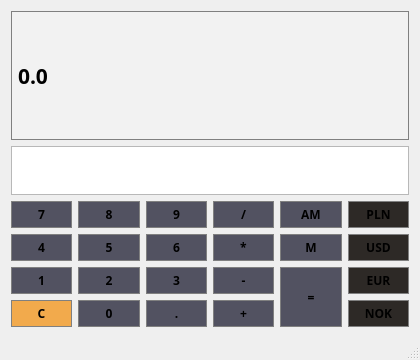
<?xml version="1.0" encoding="UTF-8"?>
<ui version="4.0">
 <class>Calculator</class>
 <widget class="QMainWindow" name="Calculator">
  <property name="geometry">
   <rect>
    <x>0</x>
    <y>0</y>
    <width>420</width>
    <height>360</height>
   </rect>
  </property>
  <property name="windowTitle">
   <string>Calculator</string>
  </property>
  <property name="styleSheet">
   <string notr="true">centralWidget 
{
	background-color: #777788;
}

QPushButton
{
	background-color : #ccccff;
	border : 1px solid grey;
	padding : 4px;
}

QPushButton
{
	background-color :#b3ffff;
	border : 1px solid grey;
	padding : 4px;
}</string>
  </property>
  <widget class="QWidget" name="centralWidget">
   <property name="styleSheet">
    <string notr="true"/>
   </property>
   <layout class="QGridLayout" name="gridLayout_2">
    <item row="4" column="1">
     <widget class="QPushButton" name="Button5">
      <property name="sizePolicy">
       <sizepolicy hsizetype="Preferred" vsizetype="Preferred">
        <horstretch>0</horstretch>
        <verstretch>0</verstretch>
       </sizepolicy>
      </property>
      <property name="font">
       <font>
        <family>Play</family>
        <weight>75</weight>
        <bold>true</bold>
       </font>
      </property>
      <property name="styleSheet">
       <string notr="true">QPushButton {
	background: #525261;
}</string>
      </property>
      <property name="text">
       <string>5</string>
      </property>
     </widget>
    </item>
    <item row="4" column="2">
     <widget class="QPushButton" name="Button6">
      <property name="sizePolicy">
       <sizepolicy hsizetype="Preferred" vsizetype="Preferred">
        <horstretch>0</horstretch>
        <verstretch>0</verstretch>
       </sizepolicy>
      </property>
      <property name="font">
       <font>
        <family>Play</family>
        <weight>75</weight>
        <bold>true</bold>
       </font>
      </property>
      <property name="styleSheet">
       <string notr="true">QPushButton {
	background: #525261;
}</string>
      </property>
      <property name="text">
       <string>6</string>
      </property>
     </widget>
    </item>
    <item row="4" column="3">
     <widget class="QPushButton" name="ButtonMulti">
      <property name="sizePolicy">
       <sizepolicy hsizetype="Preferred" vsizetype="Preferred">
        <horstretch>0</horstretch>
        <verstretch>0</verstretch>
       </sizepolicy>
      </property>
      <property name="font">
       <font>
        <family>Play</family>
        <weight>75</weight>
        <bold>true</bold>
       </font>
      </property>
      <property name="styleSheet">
       <string notr="true">QPushButton {
	background: #525261;
}</string>
      </property>
      <property name="text">
       <string>*</string>
      </property>
     </widget>
    </item>
    <item row="5" column="3">
     <widget class="QPushButton" name="ButtonMinus">
      <property name="sizePolicy">
       <sizepolicy hsizetype="Preferred" vsizetype="Preferred">
        <horstretch>0</horstretch>
        <verstretch>0</verstretch>
       </sizepolicy>
      </property>
      <property name="font">
       <font>
        <family>Play</family>
        <weight>75</weight>
        <bold>true</bold>
       </font>
      </property>
      <property name="styleSheet">
       <string notr="true">QPushButton {
	background: #525261;
}</string>
      </property>
      <property name="text">
       <string>-</string>
      </property>
     </widget>
    </item>
    <item row="5" column="2">
     <widget class="QPushButton" name="Button3">
      <property name="sizePolicy">
       <sizepolicy hsizetype="Preferred" vsizetype="Preferred">
        <horstretch>0</horstretch>
        <verstretch>0</verstretch>
       </sizepolicy>
      </property>
      <property name="font">
       <font>
        <family>Play</family>
        <weight>75</weight>
        <bold>true</bold>
       </font>
      </property>
      <property name="styleSheet">
       <string notr="true">QPushButton {
	background: #525261;
}</string>
      </property>
      <property name="text">
       <string>3</string>
      </property>
     </widget>
    </item>
    <item row="3" column="2">
     <widget class="QPushButton" name="Button9">
      <property name="sizePolicy">
       <sizepolicy hsizetype="Preferred" vsizetype="Preferred">
        <horstretch>0</horstretch>
        <verstretch>0</verstretch>
       </sizepolicy>
      </property>
      <property name="font">
       <font>
        <family>Play</family>
        <weight>75</weight>
        <bold>true</bold>
       </font>
      </property>
      <property name="styleSheet">
       <string notr="true">QPushButton {
	background: #525261;
}</string>
      </property>
      <property name="text">
       <string>9</string>
      </property>
     </widget>
    </item>
    <item row="3" column="1">
     <widget class="QPushButton" name="Button8">
      <property name="sizePolicy">
       <sizepolicy hsizetype="Preferred" vsizetype="Preferred">
        <horstretch>0</horstretch>
        <verstretch>0</verstretch>
       </sizepolicy>
      </property>
      <property name="font">
       <font>
        <family>Play</family>
        <weight>75</weight>
        <bold>true</bold>
       </font>
      </property>
      <property name="styleSheet">
       <string notr="true">QPushButton {
	background: #525261;
}</string>
      </property>
      <property name="text">
       <string>8</string>
      </property>
     </widget>
    </item>
    <item row="4" column="0">
     <widget class="QPushButton" name="Button4">
      <property name="sizePolicy">
       <sizepolicy hsizetype="Preferred" vsizetype="Preferred">
        <horstretch>0</horstretch>
        <verstretch>0</verstretch>
       </sizepolicy>
      </property>
      <property name="font">
       <font>
        <family>Play</family>
        <weight>75</weight>
        <bold>true</bold>
       </font>
      </property>
      <property name="styleSheet">
       <string notr="true">QPushButton {
	background: #525261;
}</string>
      </property>
      <property name="text">
       <string>4</string>
      </property>
     </widget>
    </item>
    <item row="1" column="0" colspan="6">
     <widget class="QLineEdit" name="Display">
      <property name="enabled">
       <bool>true</bool>
      </property>
      <property name="sizePolicy">
       <sizepolicy hsizetype="Preferred" vsizetype="Expanding">
        <horstretch>0</horstretch>
        <verstretch>0</verstretch>
       </sizepolicy>
      </property>
      <property name="minimumSize">
       <size>
        <width>248</width>
        <height>0</height>
       </size>
      </property>
      <property name="font">
       <font>
        <family>STIXIntegralsD</family>
        <pointsize>16</pointsize>
        <weight>75</weight>
        <bold>true</bold>
       </font>
      </property>
      <property name="contextMenuPolicy">
       <enum>Qt::NoContextMenu</enum>
      </property>
      <property name="acceptDrops">
       <bool>true</bool>
      </property>
      <property name="layoutDirection">
       <enum>Qt::LeftToRight</enum>
      </property>
      <property name="autoFillBackground">
       <bool>false</bool>
      </property>
      <property name="styleSheet">
       <string notr="true">QLineEdit
{
	background-color : #f2f2f2;
	border : 1px solid grey;
	text-align : right;
	padding : 4px;
}

</string>
      </property>
      <property name="text">
       <string>0.0</string>
      </property>
      <property name="maxLength">
       <number>32764</number>
      </property>
      <property name="frame">
       <bool>true</bool>
      </property>
      <property name="readOnly">
       <bool>false</bool>
      </property>
     </widget>
    </item>
    <item row="3" column="0">
     <widget class="QPushButton" name="Button7">
      <property name="sizePolicy">
       <sizepolicy hsizetype="Preferred" vsizetype="Preferred">
        <horstretch>0</horstretch>
        <verstretch>0</verstretch>
       </sizepolicy>
      </property>
      <property name="font">
       <font>
        <family>Play</family>
        <weight>75</weight>
        <bold>true</bold>
       </font>
      </property>
      <property name="styleSheet">
       <string notr="true">QPushButton {
	background: #525261;
}</string>
      </property>
      <property name="text">
       <string>7</string>
      </property>
     </widget>
    </item>
    <item row="3" column="3">
     <widget class="QPushButton" name="ButtonDiv">
      <property name="sizePolicy">
       <sizepolicy hsizetype="Preferred" vsizetype="Preferred">
        <horstretch>0</horstretch>
        <verstretch>0</verstretch>
       </sizepolicy>
      </property>
      <property name="font">
       <font>
        <family>Play</family>
        <weight>75</weight>
        <bold>true</bold>
       </font>
      </property>
      <property name="styleSheet">
       <string notr="true">QPushButton {
	background: #525261;
}</string>
      </property>
      <property name="text">
       <string>/</string>
      </property>
     </widget>
    </item>
    <item row="5" column="1">
     <widget class="QPushButton" name="Button2">
      <property name="sizePolicy">
       <sizepolicy hsizetype="Preferred" vsizetype="Preferred">
        <horstretch>0</horstretch>
        <verstretch>0</verstretch>
       </sizepolicy>
      </property>
      <property name="font">
       <font>
        <family>Play</family>
        <weight>75</weight>
        <bold>true</bold>
       </font>
      </property>
      <property name="styleSheet">
       <string notr="true">QPushButton {
	background: #525261;
}</string>
      </property>
      <property name="text">
       <string>2</string>
      </property>
     </widget>
    </item>
    <item row="5" column="0">
     <widget class="QPushButton" name="Button1">
      <property name="sizePolicy">
       <sizepolicy hsizetype="Preferred" vsizetype="Preferred">
        <horstretch>0</horstretch>
        <verstretch>0</verstretch>
       </sizepolicy>
      </property>
      <property name="font">
       <font>
        <family>Play</family>
        <weight>75</weight>
        <bold>true</bold>
       </font>
      </property>
      <property name="styleSheet">
       <string notr="true">QPushButton {
	background: #525261;
}</string>
      </property>
      <property name="text">
       <string>1</string>
      </property>
     </widget>
    </item>
    <item row="6" column="5">
     <widget class="QPushButton" name="ButtonNOK">
      <property name="sizePolicy">
       <sizepolicy hsizetype="Preferred" vsizetype="Preferred">
        <horstretch>0</horstretch>
        <verstretch>0</verstretch>
       </sizepolicy>
      </property>
      <property name="font">
       <font>
        <family>Play</family>
        <weight>75</weight>
        <bold>true</bold>
       </font>
      </property>
      <property name="styleSheet">
       <string notr="true">QPushButton
{
background-color: #2D2926;
}</string>
      </property>
      <property name="text">
       <string>NOK</string>
      </property>
     </widget>
    </item>
    <item row="2" column="0" colspan="6">
     <widget class="QTextEdit" name="SDisplay">
      <property name="maximumSize">
       <size>
        <width>16777215</width>
        <height>49</height>
       </size>
      </property>
     </widget>
    </item>
    <item row="6" column="3">
     <widget class="QPushButton" name="ButtonPlus">
      <property name="sizePolicy">
       <sizepolicy hsizetype="Preferred" vsizetype="Preferred">
        <horstretch>0</horstretch>
        <verstretch>0</verstretch>
       </sizepolicy>
      </property>
      <property name="font">
       <font>
        <family>Play</family>
        <weight>75</weight>
        <bold>true</bold>
       </font>
      </property>
      <property name="styleSheet">
       <string notr="true">QPushButton {
	background: #525261;
}</string>
      </property>
      <property name="text">
       <string>+</string>
      </property>
     </widget>
    </item>
    <item row="6" column="1">
     <widget class="QPushButton" name="Button0">
      <property name="sizePolicy">
       <sizepolicy hsizetype="Preferred" vsizetype="Preferred">
        <horstretch>0</horstretch>
        <verstretch>0</verstretch>
       </sizepolicy>
      </property>
      <property name="font">
       <font>
        <family>Play</family>
        <weight>75</weight>
        <bold>true</bold>
       </font>
      </property>
      <property name="styleSheet">
       <string notr="true">QPushButton {
	background: #525261;
}</string>
      </property>
      <property name="text">
       <string>0</string>
      </property>
     </widget>
    </item>
    <item row="5" column="5">
     <widget class="QPushButton" name="ButtonEUR">
      <property name="sizePolicy">
       <sizepolicy hsizetype="Preferred" vsizetype="Preferred">
        <horstretch>0</horstretch>
        <verstretch>0</verstretch>
       </sizepolicy>
      </property>
      <property name="font">
       <font>
        <family>Play</family>
        <weight>75</weight>
        <bold>true</bold>
       </font>
      </property>
      <property name="styleSheet">
       <string notr="true">QPushButton
{
background-color: #2D2926;
}</string>
      </property>
      <property name="text">
       <string>EUR</string>
      </property>
     </widget>
    </item>
    <item row="4" column="5">
     <widget class="QPushButton" name="ButtonUSD">
      <property name="sizePolicy">
       <sizepolicy hsizetype="Preferred" vsizetype="Preferred">
        <horstretch>0</horstretch>
        <verstretch>0</verstretch>
       </sizepolicy>
      </property>
      <property name="font">
       <font>
        <family>Play</family>
        <weight>75</weight>
        <bold>true</bold>
       </font>
      </property>
      <property name="styleSheet">
       <string notr="true">QPushButton
{
background-color: #2D2926;
}</string>
      </property>
      <property name="text">
       <string>USD</string>
      </property>
     </widget>
    </item>
    <item row="3" column="5">
     <widget class="QPushButton" name="ButtonPLN">
      <property name="sizePolicy">
       <sizepolicy hsizetype="Preferred" vsizetype="Preferred">
        <horstretch>0</horstretch>
        <verstretch>0</verstretch>
       </sizepolicy>
      </property>
      <property name="font">
       <font>
        <family>Play</family>
        <weight>75</weight>
        <bold>true</bold>
       </font>
      </property>
      <property name="autoFillBackground">
       <bool>false</bool>
      </property>
      <property name="styleSheet">
       <string notr="true">QPushButton
{
background-color: #2D2926;
}</string>
      </property>
      <property name="text">
       <string>PLN</string>
      </property>
     </widget>
    </item>
    <item row="6" column="2">
     <widget class="QPushButton" name="ButtonDot">
      <property name="sizePolicy">
       <sizepolicy hsizetype="Preferred" vsizetype="Preferred">
        <horstretch>0</horstretch>
        <verstretch>0</verstretch>
       </sizepolicy>
      </property>
      <property name="font">
       <font>
        <family>Play</family>
        <weight>75</weight>
        <bold>true</bold>
       </font>
      </property>
      <property name="styleSheet">
       <string notr="true">QPushButton {
	background: #525261;
}</string>
      </property>
      <property name="text">
       <string>.</string>
      </property>
     </widget>
    </item>
    <item row="6" column="0">
     <widget class="QPushButton" name="ButtonC">
      <property name="sizePolicy">
       <sizepolicy hsizetype="Preferred" vsizetype="Preferred">
        <horstretch>0</horstretch>
        <verstretch>0</verstretch>
       </sizepolicy>
      </property>
      <property name="font">
       <font>
        <family>Play</family>
        <weight>75</weight>
        <bold>true</bold>
       </font>
      </property>
      <property name="styleSheet">
       <string notr="true">QPushButton
{
background-color: #F2AA4C;
}</string>
      </property>
      <property name="text">
       <string>C</string>
      </property>
     </widget>
    </item>
    <item row="4" column="4">
     <widget class="QPushButton" name="ButtonM">
      <property name="sizePolicy">
       <sizepolicy hsizetype="Preferred" vsizetype="Preferred">
        <horstretch>0</horstretch>
        <verstretch>0</verstretch>
       </sizepolicy>
      </property>
      <property name="font">
       <font>
        <family>Play</family>
        <weight>75</weight>
        <bold>true</bold>
       </font>
      </property>
      <property name="styleSheet">
       <string notr="true">QPushButton {
	background: #525261;
}</string>
      </property>
      <property name="text">
       <string>M</string>
      </property>
     </widget>
    </item>
    <item row="5" column="4" rowspan="2">
     <widget class="QPushButton" name="ButtonEq">
      <property name="sizePolicy">
       <sizepolicy hsizetype="Preferred" vsizetype="Preferred">
        <horstretch>0</horstretch>
        <verstretch>0</verstretch>
       </sizepolicy>
      </property>
      <property name="font">
       <font>
        <family>Play</family>
        <weight>75</weight>
        <bold>true</bold>
       </font>
      </property>
      <property name="styleSheet">
       <string notr="true">QPushButton {
	background: #525261;
}</string>
      </property>
      <property name="text">
       <string>=</string>
      </property>
     </widget>
    </item>
    <item row="3" column="4">
     <widget class="QPushButton" name="ButtonAM">
      <property name="sizePolicy">
       <sizepolicy hsizetype="Preferred" vsizetype="Preferred">
        <horstretch>0</horstretch>
        <verstretch>0</verstretch>
       </sizepolicy>
      </property>
      <property name="font">
       <font>
        <family>Play</family>
        <weight>75</weight>
        <bold>true</bold>
       </font>
      </property>
      <property name="styleSheet">
       <string notr="true">QPushButton {
	background: #525261;
}</string>
      </property>
      <property name="text">
       <string>AM</string>
      </property>
     </widget>
    </item>
   </layout>
  </widget>
  <widget class="QMenuBar" name="menuBar">
   <property name="geometry">
    <rect>
     <x>0</x>
     <y>0</y>
     <width>420</width>
     <height>25</height>
    </rect>
   </property>
  </widget>
  <widget class="QStatusBar" name="statusBar"/>
 </widget>
 <layoutdefault spacing="6" margin="11"/>
 <resources/>
 <connections/>
</ui>
